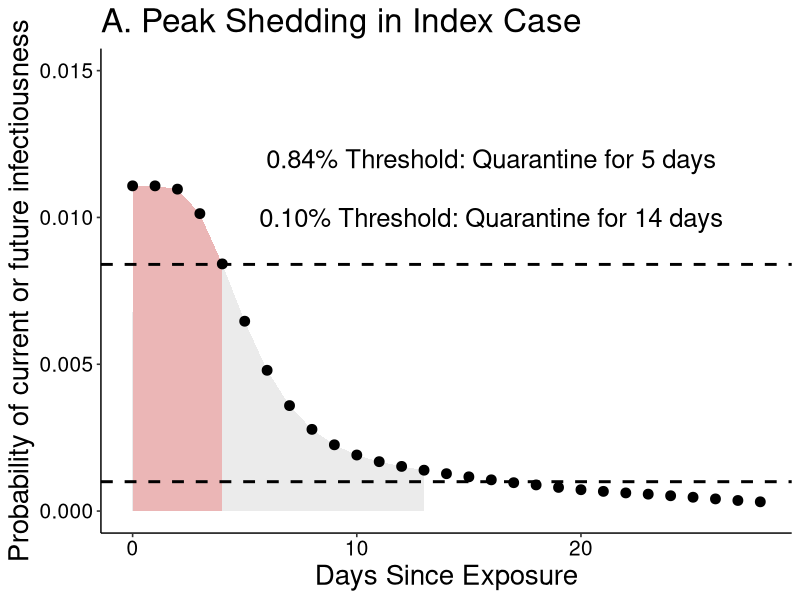
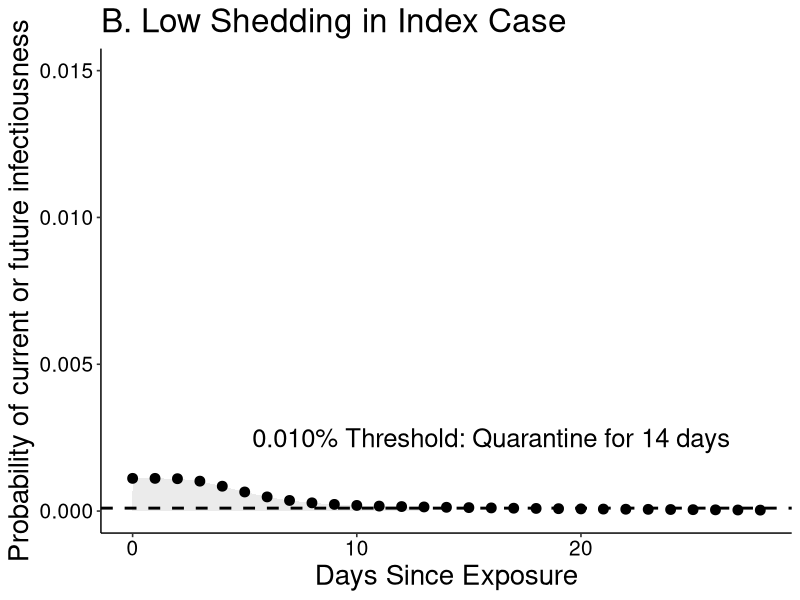
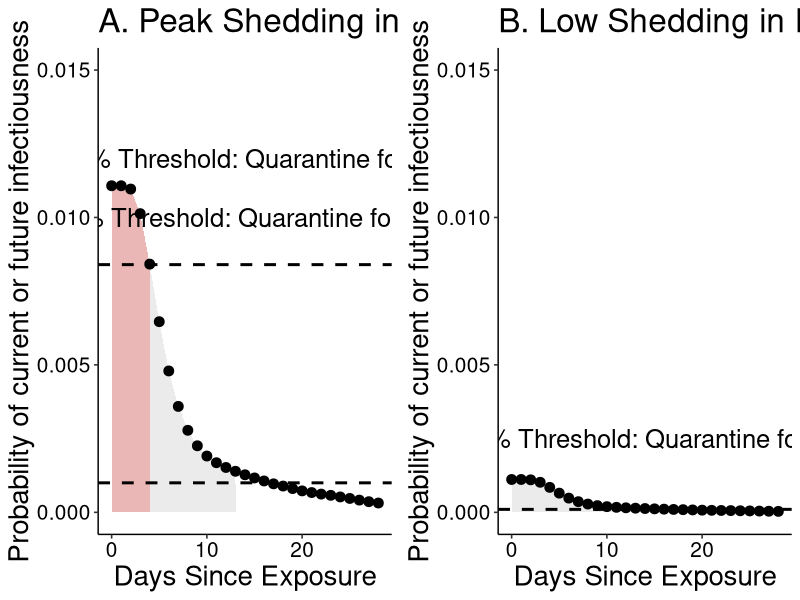
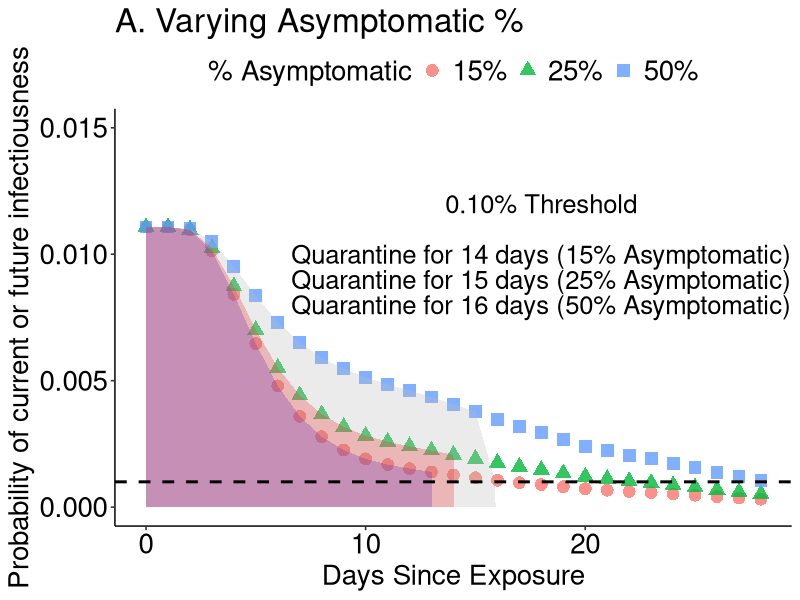
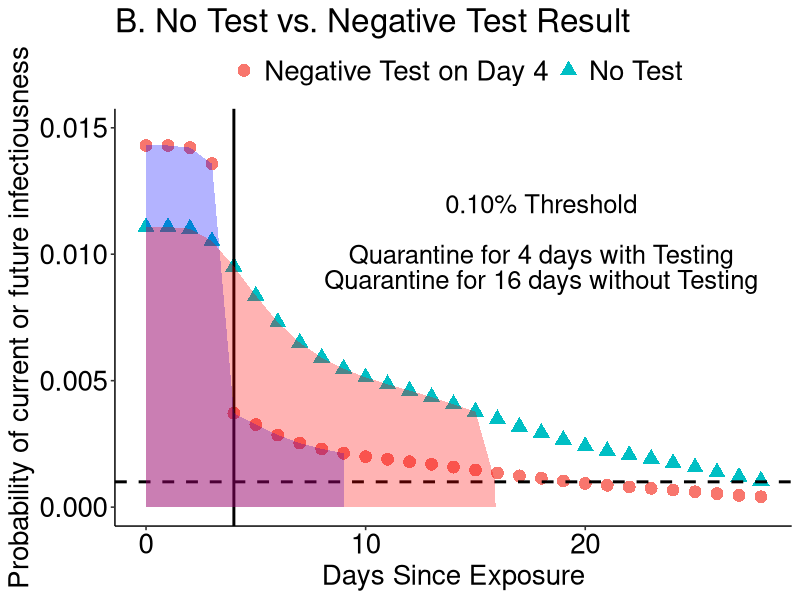
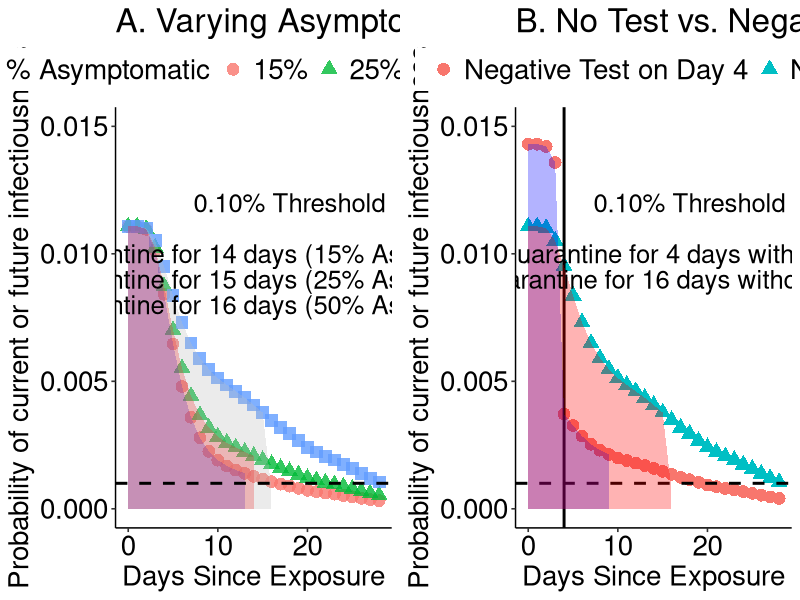

Here is the R script that generated these plots, in order:
#peak shedding in index case

#read in data from logic tables where 1st column
#is the discount on risk of getting sick under ideal testing to find
#asymptomatics as soon as they start shedding and column 2 is the
#probability that asymptomatics have finished shedding (from exposure, shedding
#starts 3 days pre what would be symptom onset)

risk.discount<-read.csv('risk_discount_data.csv')

figure2<-read.csv('figure2_data.csv')


#initial risk

lambda<-2.70E-6

weighted.sum<-41.25

#highest risk individual 15 min close contact
high<-1-exp(-lambda*(weighted.sum*1e2)) #high shedder: 1 x 10^2

#lowest risk individual, 15 min close contact
low<-1-exp(-lambda*(weighted.sum*1e1)) #low shedder: 1 x 10^1

risk.start<-c(high,low)

#fraction expected to be asymptomatic
fraction.asymptomatic<-c(0.15,0.25,0.50)

for (j in 1:length(risk.start)){
  
  for (i in 1:length(fraction.asymptomatic)){
    
    combined.discount<-1-(1-fraction.asymptomatic[i])*(1-risk.discount$discount)-fraction.asymptomatic[i]*risk.discount$asymp
    
    risks<-risk.start[j]*combined.discount
    days<-1:length(risks)
    
    if (i==1 & j==1){
      frame<-data.frame(risks=risks,days=days,risk.start=risk.start[j],fraction.asymptomatic=fraction.asymptomatic[i])
    }else{
      frametemp<-data.frame(risks=risks,days=days,risk.start=risk.start[j],fraction.asymptomatic=fraction.asymptomatic[i])
      frame<-rbind(frame,frametemp)
    }
  }
}

frame$days<-frame$days-1

require(ggplot2)
require(ggpubr)

subframe<-frame[frame$fraction.asymptomatic==0.15,]


#------------------------------------- figure 1 ------------------------------------------------------------

subframe1<-subframe[subframe$risk.start==high & subframe$days<=4,]
#tempframe<-data.frame(risks=0.001,days=6.85,risk.start=high,fraction.asymptomatic=0.15,quarantine1=FALSE,quarantine2=FALSE)
#subframe1<-rbind(subframe1,tempframe)
subframe3<-subframe[subframe$risk.start==high & subframe$days<=13,]
A<-ggplot(subframe[subframe$risk.start==high,],aes(x=days,y=risks))+
  geom_area(data=subframe1,aes(x = ifelse(days<=4 , days, 0)),fill="red",alpha=0.3)+
  geom_area(data=subframe3,aes(x = ifelse(days<=13 , days, 0)),fill="grey",alpha=0.3)+
  geom_point(size=3)+
  geom_hline(yintercept=8.4e-03,linetype="dashed",size=1)+
  geom_hline(yintercept=1.0e-03,linetype="dashed",size=1)+
  scale_colour_discrete(name="Scenario",labels=c("Peak Shedding in Index Case","Low Shedding in Index Case"))+
  scale_x_continuous(name="Days Since Exposure")+
  scale_y_continuous(name="Probability of current or future infectiousness",limits = c(0, 0.015))+
  annotate("text",x=16,y=0.012,label="0.84% Threshold: Quarantine for 5 days",size=6.5)+
  annotate("text",x=16,y=0.010,label="0.10% Threshold: Quarantine for 14 days",size=6.5)+
  theme_pubr()+theme(axis.title.x = element_text(size=20),axis.title.y = element_text(size=20),title = element_text(size=20),
                     axis.text=element_text(size=15))+
  ggtitle("A. Peak Shedding in Index Case")
A

subframe5<-subframe[subframe$risk.start==low & subframe$days<=13,]
B<-ggplot(subframe[subframe$risk.start==low,],aes(x=days,y=risks))+
  geom_area(data=subframe5,aes(x = ifelse(days<=13 , days, 0)),fill="grey",alpha=0.3)+
  geom_point(size=3)+
  geom_hline(yintercept=1.0e-04,linetype="dashed",size=1)+
  scale_colour_discrete(name="Scenario",labels=c("Peak Shedding in Index Case","Low Shedding in Index Case"))+
  scale_x_continuous(name="Days Since Exposure")+
  scale_y_continuous(name="Probability of current or future infectiousness",limits = c(0, 0.015))+
  annotate("text",x=16,y=0.0025,label="0.010% Threshold: Quarantine for 14 days",size=6.5)+
  theme_pubr()+theme(axis.title.x = element_text(size=20),axis.title.y = element_text(size=20),title=element_text(size=20),
                     axis.text=element_text(size=15))+
  ggtitle("B. Low Shedding in Index Case")
B
windows()
ggarrange(A,B)



#------------------------------------ figure 2 -------------------------------------------------------------

subframe6<-frame[frame$risk.start==high & frame$days<=14 & frame$fraction.asymptomatic==0.25,]

subframe7<-frame[frame$risk.start==high & frame$days<=15 & frame$fraction.asymptomatic==0.5,]
subframe7temp<-data.frame(risks=1e-3,days=15.9,risk.start=high,fraction.asymptomatic=0.5)
subframe7<-rbind(subframe7,subframe7temp)


A.2<-ggplot(frame[frame$risk.start==high,],aes(x=days,y=risks))+
  geom_point(aes(shape=as.character(fraction.asymptomatic),colour=as.character(fraction.asymptomatic)),size=4,alpha=0.8)+
  geom_area(data=subframe3,aes(x = ifelse(days<=13 , days, 0)),fill="blue",alpha=0.3)+
  geom_area(data=subframe6,aes(x = ifelse(days<=14 , days, 0)),fill="red",alpha=0.3)+
  geom_area(data=subframe7,aes(x = ifelse(days<=15.9 , days, 0)),fill="grey",alpha=0.3)+
  scale_shape_discrete(name="% Asymptomatic",labels=c("15%", "25%", "50%"))+
  scale_colour_discrete(name="% Asymptomatic",labels=c("15%", "25%", "50%"))+
  scale_x_continuous(name="Days Since Exposure")+
  scale_y_continuous(name="Probability of current or future infectiousness",limits = c(0, 0.015))+
  geom_hline(yintercept=1e-03,linetype="dashed",size=1)+
  annotate("text",x=18,y=0.012,label="0.10% Threshold",size=6.5)+
  annotate("text",x=18,y=0.010,label="Quarantine for 14 days (15% Asymptomatic)",size=6.5)+
  annotate("text",x=18,y=0.009,label="Quarantine for 15 days (25% Asymptomatic)",size=6.5)+
  annotate("text",x=18,y=0.008,label="Quarantine for 16 days (50% Asymptomatic)",size=6.5)+
  theme_pubr()+theme(axis.title.x = element_text(size=20),axis.title.y = element_text(size=20),
                     legend.text = element_text(size=20), legend.title=element_text(size=20),
                     axis.text=element_text(size=20),title=element_text(size=20))+
  ggtitle("A. Varying Asymptomatic %")

windows()
A.2

#negative test scenario
days<-c(frame$days[frame$risk.start==high & frame$fraction.asymptomatic==0.5],figure2$Days)
risks<-c(frame$risks[frame$risk.start==high & frame$fraction.asymptomatic==0.5],figure2$Risktest)
type<-c(rep("No test",length(frame$days[frame$risk.start==high & frame$fraction.asymptomatic==0.5])),
        rep("Negative Test Result",length(figure2$Days)))
frame2<-data.frame(days=days,risks=risks,type=type)


subframe8<-frame2[frame2$type=="Negative Test Result" & frame2$days<=9,]

B.2<-ggplot(data=frame2)+geom_point(aes(x=days,y=risks,group=type,colour=type,shape=type),size=4)+
    geom_hline(yintercept=1e-03,linetype="dashed",size=1)+
    geom_vline(xintercept=4,linetype="solid",size=1)+
    geom_area(data=subframe8,aes(x = ifelse(days<=9 , days, 0),y=risks),fill="blue",alpha=0.3)+
    geom_area(data=subframe7,aes(x = ifelse(days<=15.9 , days, 0),y=risks),fill="red",alpha=0.3)+
    theme_pubr()+theme(axis.title.x = element_text(size=20),axis.title.y = element_text(size=20),
                   legend.text = element_text(size=20), legend.title=element_text(size=20),
                   axis.text=element_text(size=20),title=element_text(size=20))+
    annotate("text",x=18,y=0.012,label="0.10% Threshold",size=6.5)+
    annotate("text",x=18,y=0.010,label="Quarantine for 4 days with Testing",size=6.5)+
    annotate("text",x=18,y=0.009,label="Quarantine for 16 days without Testing",size=6.5)+
    scale_colour_discrete(name="",labels=c("Negative Test on Day 4","No Test"))+
    scale_shape_discrete(name="",labels=c("Negative Test on Day 4","No Test"))+
    scale_x_continuous(name="Days Since Exposure")+
    scale_y_continuous(name="Probability of current or future infectiousness",limits = c(0, 0.015))+
    ggtitle("B. No Test vs. Negative Test Result")


windows()
B.2

windows()
ggarrange(A.2,B.2)
